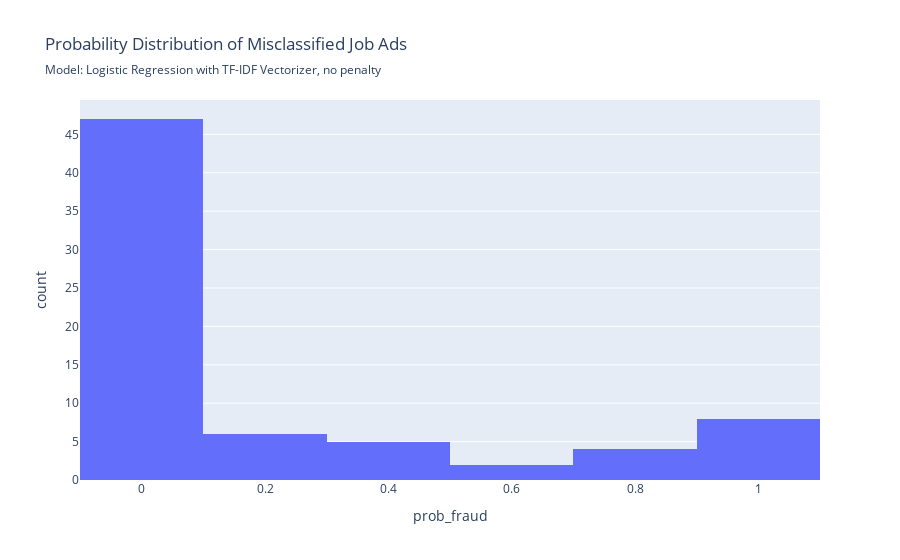

Notebook code for this chart:
### Code cell
evaluate_model(model_log_tfidf, X_test, y_test, 
               fig_subtitle= 'Model: Logistic Regression with TF-IDF Vectorizer, no penalty', short_name='log_tfidf', save_figs=True)

### Figure 1 — Plotly figure (JSON) as saved in the notebook; plotly's stock layout.template omitted (floating-point values rounded to 4 significant figures)
{"data": [{"bingroup": "x", "hovertemplate": "prob_fraud=%{x}<br>count=%{y}<extra></extra>", "legendgroup": "", "marker": {"color": "#636efa", "pattern": {"shape": ""}}, "name": "", "orientation": "v", "showlegend": false, "type": "histogram", "x": [0.8556, 0.009632, 0.03608, 0.9589, 2.096e-07, 0.7275, 0.9629, 4.375e-08, 0.2148, 0.1226, 0.5259, 0.008281, 0.0145, 0.000267, 0.001339, 5.764e-10, 0.000481, 0.6191, 3.441e-08, 0.001115, 3.185e-09, 0.1269, 1.0, 0.4291, 5.846e-09, 0.756, 1.0, 0.9995, 0.3236, 0.4856, 0.1136, 0.0002452, 0.002712, 1.007e-05, 0.1875, 0.0002235, 0.01862, 0.02886, 0.3923, 0.02932, 0.005697, 0.01229, 0.3558, 0.002662, 1.792e-05, 0.8361, 0.001754, 2.372e-08, 1.0, 0.008773, 4.448e-05, 3.933e-08, 0.09425, 0.9999, 0.04857, 3.496e-06, 1.285e-11, 0.0003396, 5.798e-08, 0.0008725, 1.0, 0.005613, 0.0002016, 1.95e-08, 4.935e-07, 1.124e-07, 0.0001252, 0.08708, 0.2885, 3.771e-06, 5.962e-08, 0.0145], "xaxis": "x", "yaxis": "y"}], "layout": {"barmode": "relative", "legend": {"tracegroupgap": 0}, "title": {"subtitle": {"text": "Model: Logistic Regression with TF-IDF Vectorizer, no penalty"}, "text": "Probability Distribution of Misclassified Job Ads"}, "xaxis": {"anchor": "y", "domain": [0, 1], "title": {"text": "prob_fraud"}}, "yaxis": {"anchor": "x", "domain": [0, 1], "title": {"text": "count"}}}}
